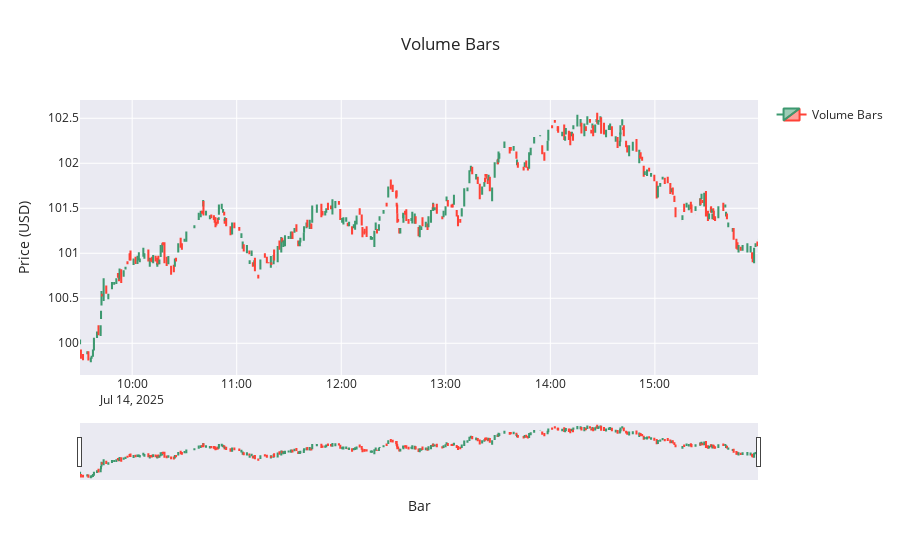

The cell this chart's notebook holds for it:
### Markdown cell above
### Time Chart

### Code cell
fig = go.Figure(data=[go.Candlestick(
    x=volume_bars['start_time'],
    open=volume_bars['open'],
    high=volume_bars['high'],
    low=volume_bars['low'],
    close=volume_bars['close'],
    name='Volume Bars'
)])

fig.update_layout(
    title=f'Volume Bars',
    yaxis_title='Price (USD)',
    xaxis_title='Bar',
    xaxis_rangeslider_visible=True, 
    template='seaborn', # other options: plotly, plotly_white, plotly_dark, simple_white
    showlegend=True,
)

### Figure 1 — Plotly figure (JSON) as saved in the notebook; plotly's stock layout.template omitted (floating-point values rounded to 4 significant figures; data arrays with more than 128 entries replaced by an {"elided": "..."} marker saying what was removed)
{"data": [{"close": {"elided": "377 float values"}, "high": {"elided": "377 float values"}, "low": {"elided": "377 float values"}, "name": "Volume Bars", "open": {"elided": "377 float values"}, "type": "candlestick", "x": {"elided": "377 str values"}}], "layout": {"showlegend": true, "title": {"text": "Volume Bars"}, "xaxis": {"rangeslider": {"visible": true}, "title": {"text": "Bar"}}, "yaxis": {"title": {"text": "Price (USD)"}}}}
